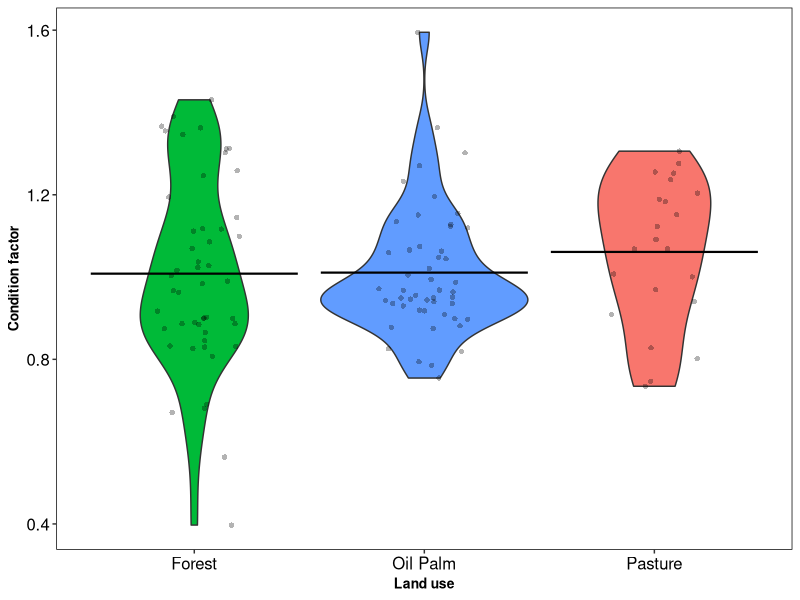
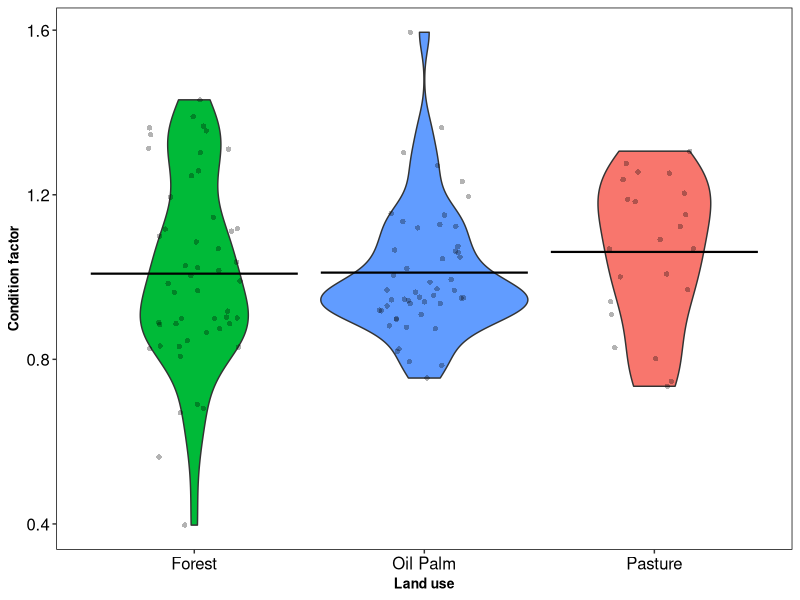

Recreate these plots in R, in order.
#### Loading packages and data ####
library(ggplot2)
size<-read.table("data/size.txt",header=T)

# Calculating Length-Weight relationship and the Condition Factor #
eq<-lm(log(size$P.T)~log(size$C.T/10))
summary(eq)
k<-size$P.T/(exp(eq$coefficients[1])*(size$C.T/10)^eq$coefficients[2])
k_forest<-k[which(size$Treatment=="FLORESTA")]
k_palm<-k[which(size$Treatment=="PALMA")]
k_pasture<-k[which(size$Treatment=="PASTO")]
all_data<-as.data.frame(cbind(size$Treatment,k))
colnames(all_data)<-c("Treatment","k")
all_data$k<-as.numeric(all_data$k)
anova<-aov(k~Treatment,data=all_data)
summary(anova)
levels(all_data)

# Plotting the condition factor #
ggplot(aes(x=Treatment,y=k),data=all_data)+
  geom_violin(aes(fill=Treatment))+
  geom_jitter(alpha=0.3,shape=16, position=position_jitter(0.2))+
  scale_fill_manual(values=c("FLORESTA"="#00BA38","PALMA"="#619CFF","PASTO"="#F8766D"))+
  stat_summary(fun=mean, geom="crossbar",size=0.3)+
  ylab("Condition factor")+  xlab("Land use")+
  scale_x_discrete(labels = c('Forest','Oil Palm','Pasture'))+
  theme(legend.position="none",
        panel.background = element_rect(fill = "white", colour = "black", size = 0.5), # opcoes graficas
        panel.grid.major = element_line(colour = NA),
        panel.grid.minor = element_line(colour = NA),
        axis.text = element_text(colour = "black", size = 12),
        axis.title = element_text(colour = "black", size = 10, face = "bold"),
        legend.title = element_blank(),
        legend.background = element_rect(fill = "white"),
        legend.text = element_text(face = "bold", colour = "black", size = 8))
ggsave(filename="figures/Figure 5.tiff",dpi=600,unit=c("cm"),width=15,height=15,compression = "lzw")
